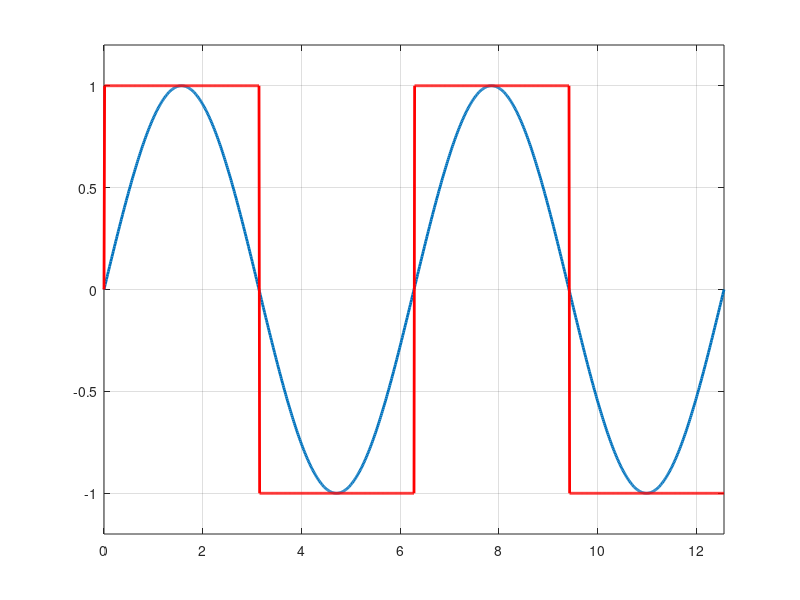

MATLAB code to generate this figure:
% Tutorial 4.4 - Example 4.1 - Jeffrey Laederach

% Clear Variables
clear;

% Wave Generation Loop

for i = 1:1001

    % Create Sine Wave
    x(i) = (i-1)*(4*pi/1000);
    ysin(i) = sin(x(i));

    % Create Square Wave

    if ysin(i) > 0
        ysquare(i) = 1;

    elseif ysin(i) < 0
        ysquare(i) = -1;

    else
        ysquare(i) = 0;

    end

end 

% Plot Data

plot(x, ysin, 'LineWidth', 2);

hold on;
plot(x, ysquare, 'r', 'LineWidth', 2);

axis([0 max(x) -1.2 1.2]);
grid on
